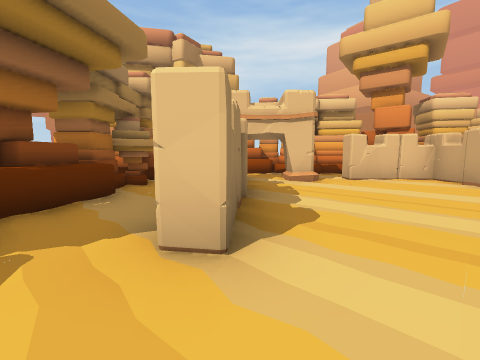
View 1 (above)

16 first-person views from a walk through a scene from a Unity 3-D project. The camera is 1.3 m above the floor, tilts 6° down and sees 90° across. The floor is counted in squares, 2 m on a side. Each view is taken from the middle of a square. On the plan, view 1 faces up. The plan holds only what a view shows up to about 9 squares ahead; the rest is blank. The place goes on beyond the plan. The player is left out.

View 2
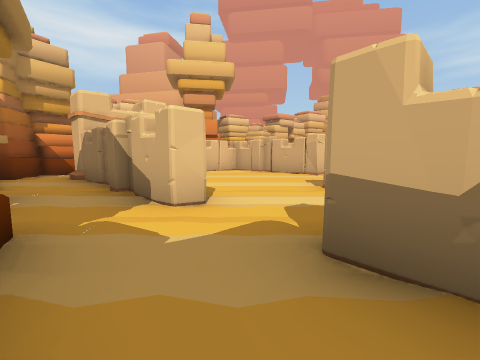

View 3
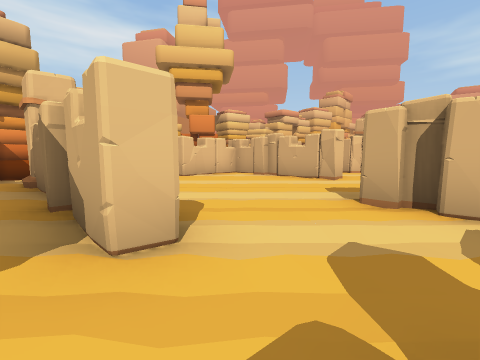

View 4
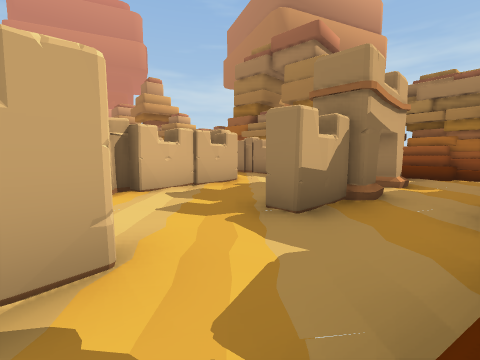

View 5
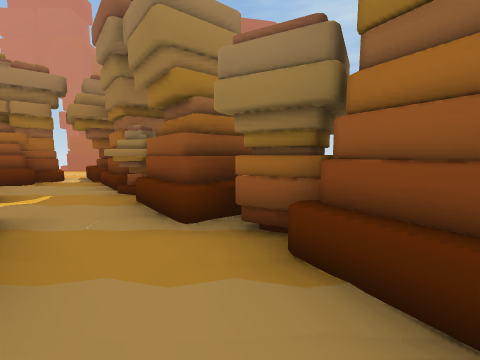

View 6
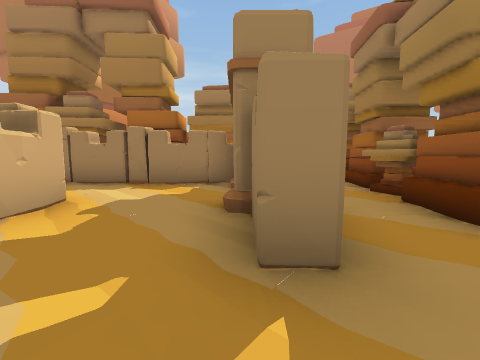

View 7
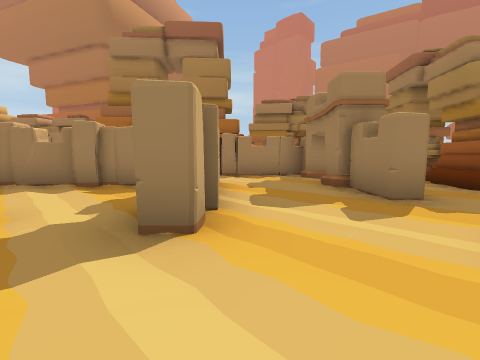

View 8
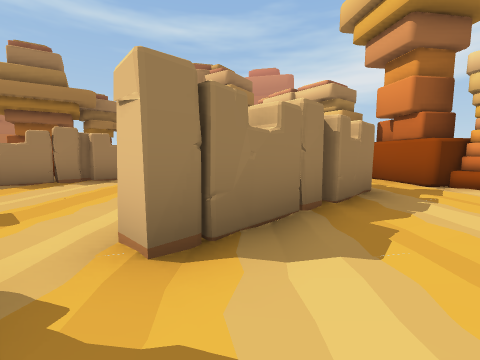

View 9
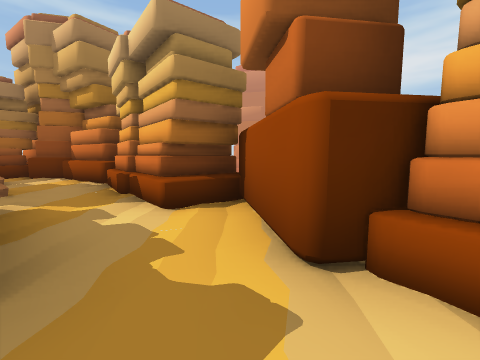

View 10
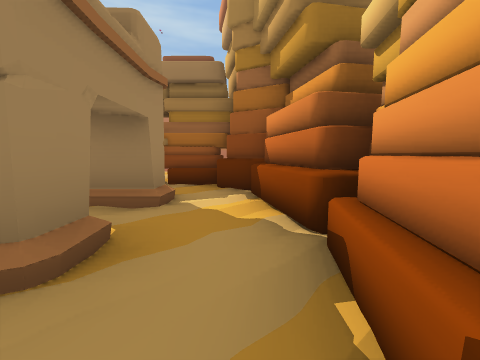

View 11
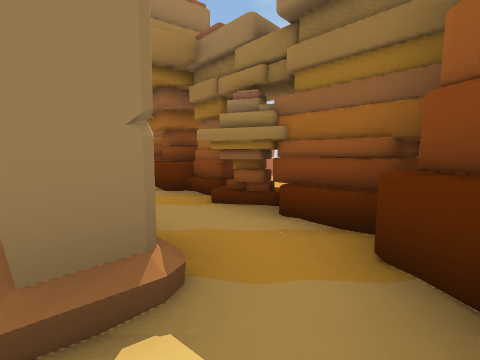

View 12
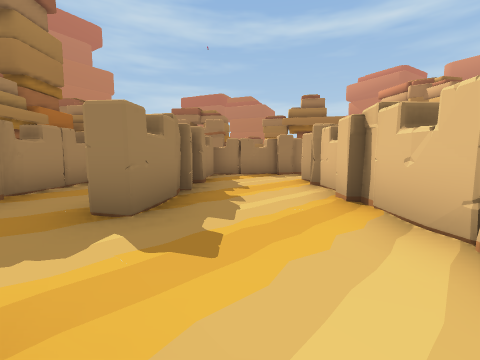

View 13
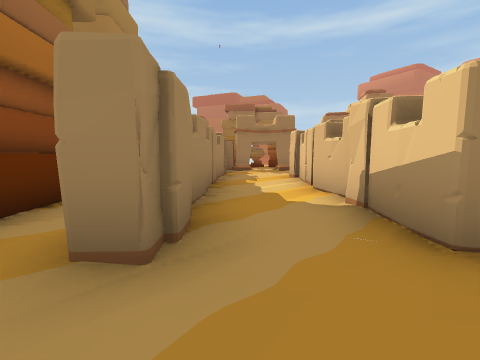

View 14
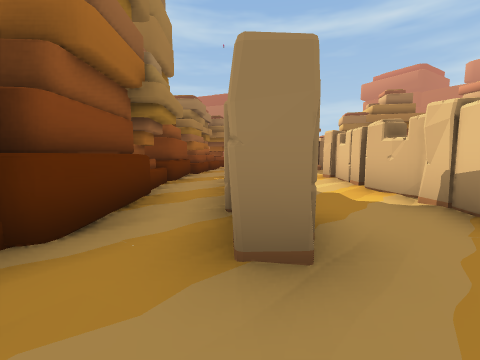

View 15
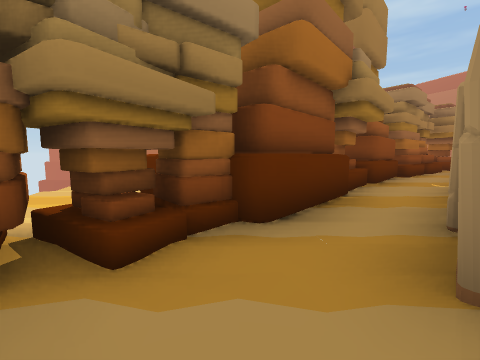

View 16
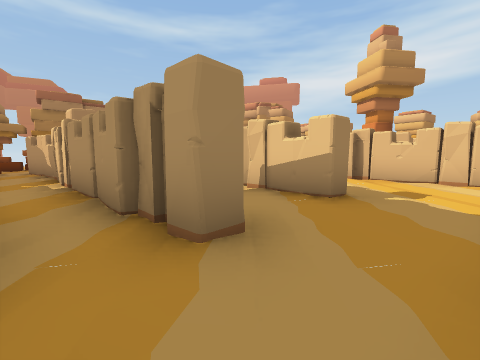

### Floor plan
Key: @ floor where view 1 was taken; # wall or solid block; x gap in a wall; . floor; ^ raised ledge.
Columns run from 5 left of view 1 to 11 right of it. Each row starts with its distance up from view 1.
 10          #
  9     #########
  8 #####........
  7   #..#x####..
  6   ##.#....#..
  5   #..#....#..
  4   #^.#....#..#
  3   #..#....#..#
  2   #..#.......
  1   ##...##.######
  0   #..@.##.......
 -1   #..#..#........
 -2   #..#..######..
 -3   #.............
 -4  ##..#..........
 -5   #..#########..
 -6   #.^^..........
 -7   ##############
 -8   ..         #..
 -9               ..
-10               ..

Positions as (right, up) in squares from view 1, and headings:
1: (0, 0), facing up
2: (-2, -1), facing up-right
3: (-1, 0), facing up-right
4: (-2, 2), facing down-right
5: (-1, 1), facing down-left
6: (0, 1), facing down
7: (2, 3), facing down
8: (7, 2), facing up-left
9: (7, 7), facing up-left
10: (3, 8), facing left
11: (0, 8), facing down-left
12: (11, -1), facing left
13: (10, -4), facing left
14: (10, -5), facing left
15: (10, -5), facing down-left
16: (10, -6), facing up-left
